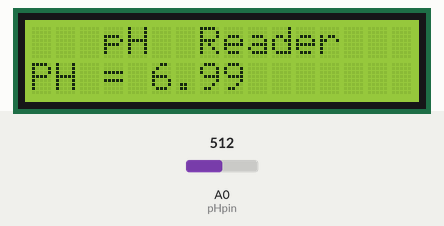
Simulated run of this sketch. Board: Arduino Uno, built with avr-gcc and run on an emulated ATmega328P. On the bench: 16×2 character LCD. The inputs (shaded band) are chosen by the test bench; at power-on: A0 (pHpin) = 512. What the sketch prints to the serial monitor is not drawn.

Above: at 6.2 s.
6.3 s: A0 (pHpin) set to 716
At 7.4 s:
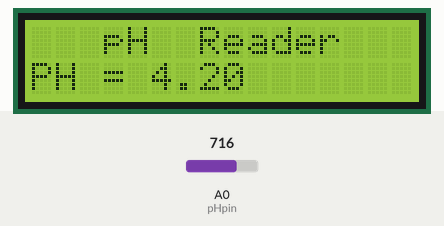
8.5 s: A0 (pHpin) set to 900
At 10.2 s:
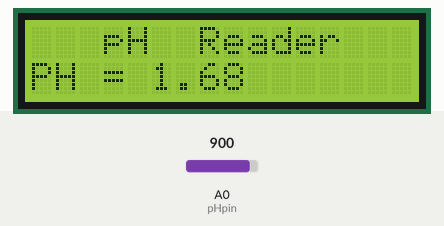
10.5 s: A0 (pHpin) set to 1023
At 12.1 s:
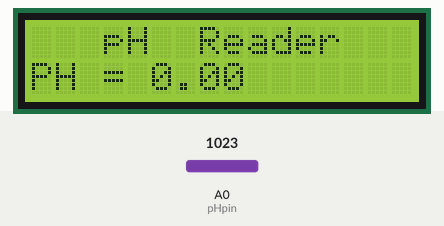
Timing chart, 0 to 13.6 s (numbered marks = the images above; inputs shaded):
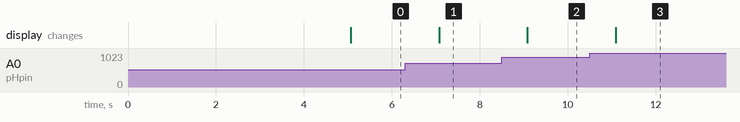

The sketch:

main.ino
```cpp
// pHRead.ino

#include <LiquidCrystal.h>
LiquidCrystal lcd(12, 11, 5, 4, 3, 2);

// Constants:-
const byte pHpin = A0;// Connect the sensor's Po output to analogue pin 0.

// Variables:-
float Po;

void setup()
{
Serial.begin(9600);
lcd.begin(16, 2);             // set up the LCD's number of columns and rows:
lcd.setCursor(0, 0);
lcd.print("   pH  Reader   ");
lcd.setCursor(0, 1);
lcd.print("  SW 00_00_b00  ");   // Print a message to the LCD.
delay(5000);
}

void loop()
{
  Po = (1023 - analogRead(pHpin)) / 73.07; // Read and reverse the analogue input value from the pH sensor then scale 0-14.
  Serial.println(Po, 2);// Print the result in the serial monitor.
  lcd.setCursor(0, 1);
  lcd.print("PH = ");
  lcd.setCursor(5, 1);
  lcd.print(Po,2);
  lcd.setCursor(9, 1);
  lcd.print("       ");
  delay(1000);// Take 1 reading per second.

}
```

Measured:
- after the input at 6.3 s, the display: changes after 0.78 s (image 1)
- after the input at 8.5 s, the display: changes after 0.58 s (image 2)
- after the input at 10.5 s, the display: changes after 0.59 s (image 3)
